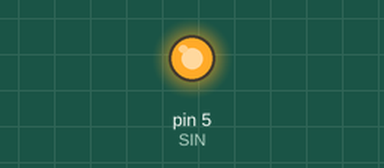
A sketch run on a simulated Arduino Uno, built with avr-gcc and run on an emulated ATmega328P. Parts: output pins drawn as LEDs (lit = HIGH). Pins used as bus, display or sensor lines are not drawn.

Above: at 0.1 s.
Timing chart, 0 to 1.6 s (numbered marks = the images above):
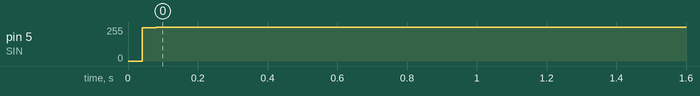

Measured:
- by itself, pin 5 (SIN): 0/255 → 255/255 at 0.04 s

The sketch:

new_tlc_programmer.ino
```cpp
#define LAT 7
#define SCLK 6
#define SIN 5
#define GSCLK 4

//769 bit register
//768th bit is control bit 0 sets grayscale
//1 sets dc,mc,bc,fc
//control latch is 371 bits long
//DC data latch is 336 bits long

//bits shift in from 0 towards 769
//in GS each color is 16 bits wide with bit 0 being OUTR0 bit 0 and bit 15 being OUTR0 bit 15

//msb == 1 stores here
//8 bit decoder 767:760
//bits 370:366 FC function control
//bits 365:345 BC global Bright starts at Rn,Gn,then Bn
//bits 344:336 MC max current starts at Rn, Gn, then Bn
//bits 335:0 DC dot correction 7 bits wide each first six are OUTR0

  int required = B10010110;//8-bits
  int FC = B01111;//5-bitsw
  int BC_B = B1000000;//7-bits
  int BC_G = B1000000;//7-bits
  int BC_R = B1000000;//7-bits
  int MC_B = B010;//3-bits
  int MC_G = B010;//3-bits
  int MC_R = B010;//3-bits
  int DC_B[16];//7-bits
  int DC_G[16];//7-bits
  int DC_R[16];//7-bits

  int del = 300;

  int GS_B [16];//actual color assigned to each LED
  int GS_G [16];
  int GS_R [16];

  int i;
  int ran;//used for testing

  int referencez = B00000000;
  int OFF = B00000000;

  int b_1 = B00000000;
  int g_1 = B10000000;
  int r_1 = B11111111;

  //colors
  int red[3] = {B00000000, B00000000, B11111111};
  int blue[3] = {B11111111, B00000000, B00000000};
  int green[3] = {B00000000, B11111111, B00000000};
  int yellow[3] = {B00000000, B11111111, B11111111};
  int cyan[3] = {B11111111, B11111111, B00000000};
  int magenta[3] = {B11111111, B00000000, B11111111};
  int orange[3] = { B00000000, B10000000, B11111111};
  int purple[3] = { B11111111, B00000000, B10000000};
  int pink[3] = {B10000000, B00000000, B11111111};
  int lightgreen[3] = {B00000000, B11111111, B10000000};
  int greencyan[3] =  {B10000000, B11111111, B00000000};
  int coolblue[3] = {B11111111, B10000000, B00000000};


void setup() {
  // put your setup code here, to run once:

  Serial.begin(9600);

  for(i=0; i<16; i++)
  {
    DC_B[i] = B11111111;
    DC_G[i] = B11111111;
    DC_R[i] = B11111111;
  }

  for(i=0; i<16; i++)
  {
    GS_B[i] = B00000000;
    GS_G[i] = B00000000;
    GS_R[i] = B00000000;
  }


  pinMode(LAT, OUTPUT);
  pinMode(SCLK, OUTPUT);
  pinMode(SIN, OUTPUT);
  pinMode(GSCLK, OUTPUT);

  digitalWrite(SCLK, LOW);

  digitalWrite(SIN, HIGH);
  digitalWrite(LAT, LOW);
  analogWrite(GSCLK, 127);


  control_latch();
  control_latch();


}

int timer=0;

void loop() {
  // put your main code here, to run repeatedly:


  //digitalWrite(GSCLK,HIGH);
  //digitalWrite(GSCLK,LOW);

  set_blue(0);
  set_magenta(0);
  set_red(0);
  set_purple(0);
  set_green(0);
  set_yellow(0);
  set_cyan(0);
  set_orange(0);
  set_pink(0);
  set_lightgreen(0);
  set_greencyan(0);
  set_coolblue(0);


}


/////////////////////////////////////////////////////////////////////////////////////////////
void sendd(int in)
{
  digitalWrite(SIN, in);
  digitalWrite(SCLK, 1);
  digitalWrite(SCLK, 0);
}

/////////////////////////////////////////////////////////////////////////////////////////////
int shift(int digits, int binnum)//shift out data from MSB of any length
{
  int tempor = 0;
  int counter = 1;

  while(counter<(digits+1))
  {
  tempor = (1 & (binnum>>(digits-counter)));

  sendd(tempor);
  counter++;
  }
}

////////////////////////////////////////////////////////////////////////////////////////
int control_latch()
{
  sendd(1);

  shift(8, required);

  for(i=0; i<389; i++)
  {
    sendd(1);
  }

  shift(5, FC);

  shift(7, BC_B);
  shift(7, BC_R);
  shift(7, BC_G);


  shift(3, MC_R);
  shift(3, MC_B);
  shift(3, MC_G);


  for(i=15; i>=0; i--)//dc
  {
    shift(7, DC_B[i]);
    shift(7, DC_G[i]);
    shift(7, DC_R[i]);
    //Serial.println(i);
  }


  digitalWrite(LAT, HIGH);

  digitalWrite(LAT, LOW);

}

//////////////////////////////////////////////////////////////////////////////////////////////
int color()
{
sendd(0);

for(i=15; i>=0; i--)
{
  shift(8,GS_B[i]);
  shift(8, referencez);
  shift(8,GS_G[i]);
  shift(8, referencez);
  shift(8,GS_R[i]);
  shift(8, referencez);
}


digitalWrite(LAT, HIGH);

digitalWrite(LAT, LOW);
}

/////////////////////////////////////////////////////////////////////////////////////////////////
void set_blue(int value)
{
    GS_B[value] = blue[0];
    GS_G[value] = blue[1];
    GS_R[value] = blue[2];
}

void set_red(int value)
{
    GS_B[value] = red[0];
    GS_G[value] = red[1];
    GS_R[value] = red[2];
}

void set_green(int value)
{
    GS_B[value] = green[0];
    GS_G[value] = green[1];
    GS_R[value] = green[2];
}

void set_yellow(int value)
{
    GS_B[value] = yellow[0];
    GS_G[value] = yellow[1];
    GS_R[value] = yellow[2];
}

void set_cyan(int value)
{
    GS_B[value] = cyan[0];
    GS_G[value] = cyan[1];
    GS_R[value] = cyan[2];
}

void set_magenta(int value)
{
    GS_B[value] = magenta[0];
    GS_G[value] = magenta[1];
    GS_R[value] = magenta[2];
}

void set_orange(int value)
{
    GS_B[value] = orange[0];
    GS_G[value] = orange[1];
    GS_R[value] = orange[2];
}

void set_purple(int value)
{
    GS_B[value] = purple[0];
    GS_G[value] = purple[1];
    GS_R[value] = purple[2];
}

void set_pink(int value)
{
    GS_B[value] = pink[0];
    GS_G[value] = pink[1];
    GS_R[value] = pink[2];
}

void set_lightgreen(int value)
{
    GS_B[value] = lightgreen[0];
    GS_G[value] = lightgreen[1];
    GS_R[value] = lightgreen[2];
}

void set_greencyan(int value)
{
    GS_B[value] = greencyan[0];
    GS_G[value] = greencyan[1];
    GS_R[value] = greencyan[2];
}

void set_coolblue(int value)
{
    GS_B[value] = coolblue[0];
    GS_G[value] = coolblue[1];
    GS_R[value] = coolblue[2];
}
```
